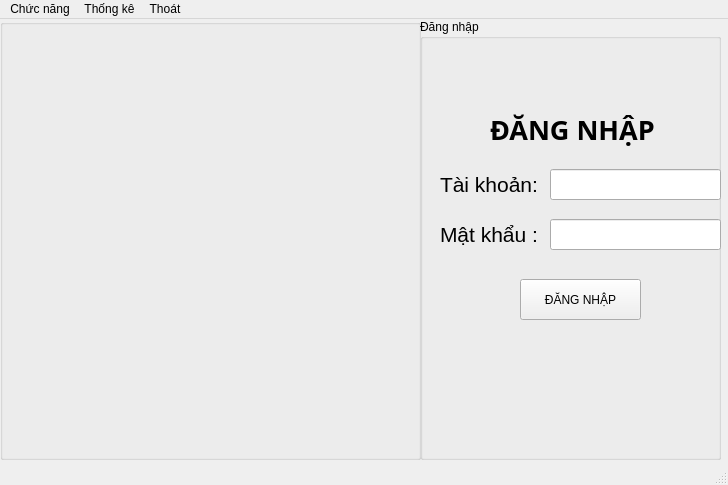
<?xml version="1.0" encoding="UTF-8"?>
<ui version="4.0">
 <class>MainWindow</class>
 <widget class="QMainWindow" name="MainWindow">
  <property name="geometry">
   <rect>
    <x>0</x>
    <y>0</y>
    <width>728</width>
    <height>485</height>
   </rect>
  </property>
  <property name="windowTitle">
   <string>MainWindow</string>
  </property>
  <widget class="QWidget" name="centralwidget">
   <widget class="QGroupBox" name="groupBox">
    <property name="geometry">
     <rect>
      <x>0</x>
      <y>0</y>
      <width>421</width>
      <height>441</height>
     </rect>
    </property>
    <property name="styleSheet">
     <string notr="true">border-image: url(:/bgr/360_F_460710131_YkD6NsivdyYsHupNvO3Y8MPEwxTAhORh.jpg);</string>
    </property>
    <property name="title">
     <string/>
    </property>
   </widget>
   <widget class="QGroupBox" name="groupBox_2">
    <property name="geometry">
     <rect>
      <x>420</x>
      <y>0</y>
      <width>301</width>
      <height>441</height>
     </rect>
    </property>
    <property name="styleSheet">
     <string notr="true"/>
    </property>
    <property name="title">
     <string>Đăng nhập</string>
    </property>
    <widget class="QLabel" name="label">
     <property name="geometry">
      <rect>
       <x>70</x>
       <y>90</y>
       <width>181</width>
       <height>41</height>
      </rect>
     </property>
     <property name="font">
      <font>
       <family>Arial Black</family>
       <pointsize>20</pointsize>
       <weight>75</weight>
       <bold>true</bold>
      </font>
     </property>
     <property name="text">
      <string>ĐĂNG NHẬP</string>
     </property>
    </widget>
    <widget class="QLabel" name="label_2">
     <property name="geometry">
      <rect>
       <x>20</x>
       <y>150</y>
       <width>111</width>
       <height>31</height>
      </rect>
     </property>
     <property name="font">
      <font>
       <family>Arial</family>
       <pointsize>16</pointsize>
      </font>
     </property>
     <property name="text">
      <string>Tài khoản:</string>
     </property>
    </widget>
    <widget class="QLineEdit" name="tb_tk">
     <property name="geometry">
      <rect>
       <x>130</x>
       <y>150</y>
       <width>171</width>
       <height>31</height>
      </rect>
     </property>
    </widget>
    <widget class="QLabel" name="label_3">
     <property name="geometry">
      <rect>
       <x>20</x>
       <y>200</y>
       <width>111</width>
       <height>31</height>
      </rect>
     </property>
     <property name="font">
      <font>
       <family>Arial</family>
       <pointsize>16</pointsize>
      </font>
     </property>
     <property name="text">
      <string>Mật khẩu :</string>
     </property>
    </widget>
    <widget class="QLineEdit" name="tb_mk">
     <property name="geometry">
      <rect>
       <x>130</x>
       <y>200</y>
       <width>171</width>
       <height>31</height>
      </rect>
     </property>
    </widget>
    <widget class="QPushButton" name="pushButton">
     <property name="geometry">
      <rect>
       <x>100</x>
       <y>260</y>
       <width>121</width>
       <height>41</height>
      </rect>
     </property>
     <property name="text">
      <string>ĐĂNG NHẬP</string>
     </property>
    </widget>
   </widget>
  </widget>
  <widget class="QMenuBar" name="menubar">
   <property name="geometry">
    <rect>
     <x>0</x>
     <y>0</y>
     <width>728</width>
     <height>21</height>
    </rect>
   </property>
   <widget class="QMenu" name="menuCh_c_n_ng">
    <property name="title">
     <string>Chức năng</string>
    </property>
    <addaction name="separator"/>
    <addaction name="actionQL_thu_cung"/>
    <addaction name="actionQL_nhan_vien"/>
   </widget>
   <widget class="QMenu" name="menuTh_ng_k">
    <property name="title">
     <string>Thống kê</string>
    </property>
   </widget>
   <widget class="QMenu" name="menuTho_t">
    <property name="title">
     <string>Thoát</string>
    </property>
   </widget>
   <addaction name="menuCh_c_n_ng"/>
   <addaction name="menuTh_ng_k"/>
   <addaction name="menuTho_t"/>
  </widget>
  <widget class="QStatusBar" name="statusbar"/>
  <action name="actionQL_thu_cung">
   <property name="text">
    <string>QL thu cung</string>
   </property>
  </action>
  <action name="actionQL_nhan_vien">
   <property name="text">
    <string>QL nhan vien</string>
   </property>
  </action>
 </widget>
 <resources>
  <include location="backgroudn.qrc"/>
 </resources>
 <connections/>
</ui>
